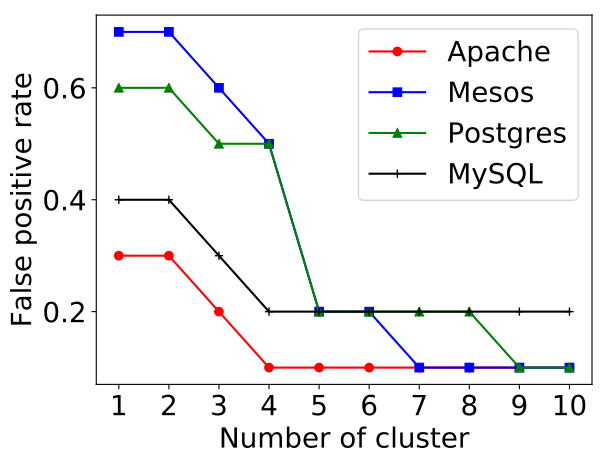

Reproduce this figure in Python.
import matplotlib as mpl
mpl.use('Agg') #instead of Xserver for png
import matplotlib.pyplot as plt
import numpy as np


mpl.rcParams.update({'font.size': 20})
##Cluster,Apache,Postgres,Mesos,MySQL
in_file_name = "cluster_false_positive_rates.txt"
names = []
apache = []
postgres = []
mesos = []
mysql = []
DELIM = ','

with open(in_file_name,'r') as f:
  for line in f.readlines():
    col = line.strip().split(DELIM)
    print col
    names.append(col[0])
    apache.append(col[1])      
    mesos.append(col[2])
    postgres.append(col[3])
    mysql.append(col[4])



n_groups = len(names)


fig, ax = plt.subplots()

index = np.arange(n_groups)
# red dashes, blue squares and green triangles
plt.plot(names, apache, 'ro-',label='Apache')
plt.plot(names, mesos, 'bs-',label='Mesos')
plt.plot(names, postgres, 'g^-',label='Postgres')
plt.plot(names, mysql, 'k+-',label='MySQL')

plt.xticks(index+1, names)
ax.legend(loc='upper right') 
ax.set_xlabel("Number of cluster")
ax.set_ylabel("False positive rate")

#plt.legend()
#plt.tight_layout()
fig.savefig("cluster_false_positive_rates.pdf", bbox_inches='tight')
